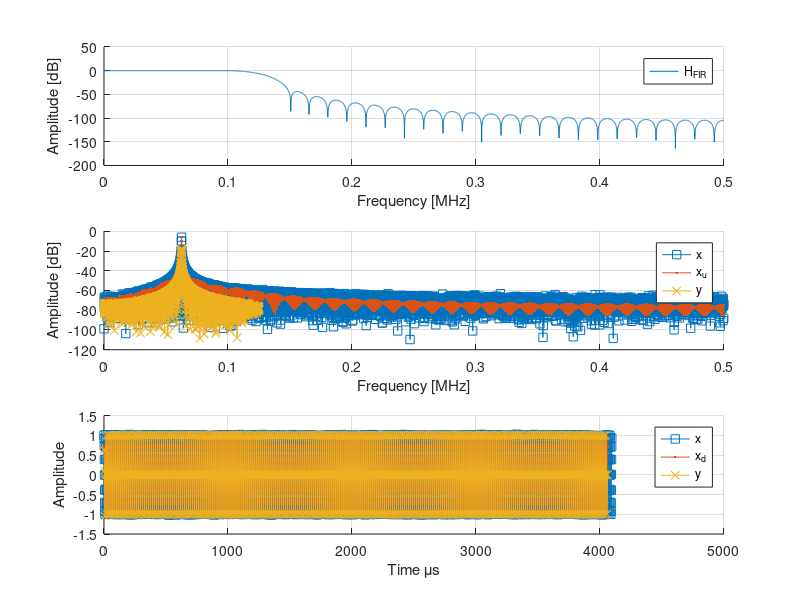

Write MATLAB code to recreate this figure. (Note: this script raises an error after producing the figure.)
%% Target
%
% Design a decimator and use it to filter a signal.
% 
% The parameters are:
%
% * x[n] = cos(2*pi*Fc*n*Ts) + w[n];
% * w[n] is the noise
% * Fc = 62.5 [kHz]
% * Fs =  1   [MHz]
% * M  =  4   % Decimator Factor
% 
% *Suggestions*
% 
% FIR coefficients
%   fir_ord = 64;
%   [fir_num] = fir1(fir_ord, Wn, hann(fir_ord+1));
% 
% Filtering
%   y = filter(num,den,x);
%     * x   - input signal
%     * y   - output signal
%     * num - numerator   coefficients
%     * den - denominator coefficients
%
% Downsampling
%   xd = downsample(x, M);
% 

%% Clear
clc;            % Clear the text from the Command Window
clear;          % Remove all variables from the current workspace
close all;      % Close all figures

%% Matlab Exercise
Fc = 62.5e3;
Fs = 1e6;
Ts = 1/Fs;
len = 2^12;
M = 4;
n = 0:len-1;

% Signal
w = 0.01*randn(1,len);
x = cos(2*pi*Fc*n*Ts) + w;

% Filter
fir_ord = 64;
F_cut = (Fs/2)/M;
Wn = F_cut / (Fs/2);
fir_num = fir1(fir_ord, Wn, hann(fir_ord+1));

% Filtering
xd = filter(fir_num, 1, x);
xd(1:fir_ord/2) = [];         % Remove the filter latency
nd = 0:length(xd)-1;

% Downsampling
y = downsample(xd,M);
ny = 0:length(y)-1;

% Time vectors
tx  = n*Ts  * 1e6;
txd = nd*Ts * 1e6;
ty  = ny*(Ts*M) * 1e6;

%% Plot
% Using 'freqz'
nFFT = 2^12; % Number of points of the fft
Hf_fir  = freqz(fir_num, 1, nFFT);
Xf      = freqz(x, 1, nFFT);
Xf_d    = freqz(xd, 1, nFFT);
[Yf, w] = freqz(y, 1, nFFT);

% Frequency normalization
w = w/pi * (Fs/2)/1e6;
w_d = w/M;

% Mag to dB
Hf_fir = mag2db(abs(Hf_fir));
Xf     = mag2db(abs(Xf)/nFFT);
Xf_d   = mag2db(abs(Xf_d)/nFFT);
Yf     = mag2db(abs(Yf)/nFFT);

figure
subplot(3,1,1)
  hold on
  plot(w, Hf_fir)
  hold off
  grid on
  legend('H_{FIR}')
  xlabel('Frequency [MHz]')
  ylabel('Amplitude [dB]')
subplot(3,1,2)
  hold on
  plot(w,   Xf,   's-')
  plot(w,   Xf_d, '.-')
  plot(w_d, Yf,   'x-')
  hold off
  grid on
  legend('x','x_u','y')
  xlabel('Frequency [MHz]')
  ylabel('Amplitude [dB]')
subplot(3,1,3)
  hold on
  plot(tx ,  x, 's-')
  plot(txd, xd, '.-')
  plot(ty ,  y, 'x-')
  hold off
  grid on
  legend('x','x_d','y')
  xlabel('Time \mus')
  ylabel('Amplitude')

% Using 'fvtool'
hfvt0 = fvtool(x,  1, 'Fs',Fs);
legend(hfvt0, 'x')
hfvt1 = fvtool(xd, 1, fir_num, 1, 'Fs',Fs);
legend(hfvt1, 'x_d', 'FIR')
hfvt2 = fvtool(y,  1, 'Fs',Fs/M);
legend(hfvt2, 'y')
